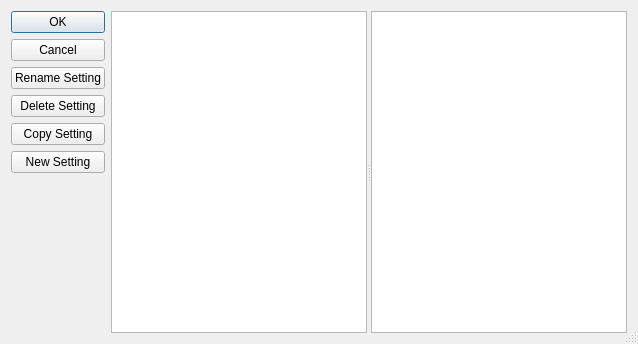
<?xml version="1.0" encoding="UTF-8"?>
<ui version="4.0">
 <class>TSettingsEditDlg</class>
 <widget class="QDialog" name="TSettingsEditDlg">
  <property name="geometry">
   <rect>
    <x>0</x>
    <y>0</y>
    <width>627</width>
    <height>344</height>
   </rect>
  </property>
  <property name="sizePolicy">
   <sizepolicy hsizetype="MinimumExpanding" vsizetype="MinimumExpanding">
    <horstretch>0</horstretch>
    <verstretch>0</verstretch>
   </sizepolicy>
  </property>
  <property name="windowTitle">
   <string>Settings Editor</string>
  </property>
  <property name="sizeGripEnabled">
   <bool>true</bool>
  </property>
  <layout class="QHBoxLayout" name="horizontalLayout">
   <item>
    <layout class="QVBoxLayout" name="verticalLayout">
     <item>
      <widget class="QPushButton" name="OKButton">
       <property name="text">
        <string>OK</string>
       </property>
       <property name="default">
        <bool>true</bool>
       </property>
      </widget>
     </item>
     <item>
      <widget class="QPushButton" name="CancelButton">
       <property name="text">
        <string>Cancel</string>
       </property>
      </widget>
     </item>
     <item>
      <widget class="QPushButton" name="renameButton">
       <property name="text">
        <string>Rename Setting</string>
       </property>
      </widget>
     </item>
     <item>
      <widget class="QPushButton" name="DeleteButton">
       <property name="text">
        <string>Delete Setting</string>
       </property>
      </widget>
     </item>
     <item>
      <widget class="QPushButton" name="CopyButton">
       <property name="text">
        <string>Copy Setting</string>
       </property>
      </widget>
     </item>
     <item>
      <widget class="QPushButton" name="NewSectionButton">
       <property name="text">
        <string>New Setting</string>
       </property>
      </widget>
     </item>
     <item>
      <spacer name="verticalSpacer">
       <property name="orientation">
        <enum>Qt::Vertical</enum>
       </property>
       <property name="sizeHint" stdset="0">
        <size>
         <width>20</width>
         <height>40</height>
        </size>
       </property>
      </spacer>
     </item>
    </layout>
   </item>
   <item>
    <widget class="MinosSplitter" name="splitter">
     <property name="orientation">
      <enum>Qt::Horizontal</enum>
     </property>
     <property name="childrenCollapsible">
      <bool>false</bool>
     </property>
     <widget class="QListWidget" name="SectionsList">
      <property name="sizePolicy">
       <sizepolicy hsizetype="MinimumExpanding" vsizetype="MinimumExpanding">
        <horstretch>2</horstretch>
        <verstretch>0</verstretch>
       </sizepolicy>
      </property>
      <property name="alternatingRowColors">
       <bool>true</bool>
      </property>
      <property name="resizeMode">
       <enum>QListView::Fixed</enum>
      </property>
      <property name="sortingEnabled">
       <bool>false</bool>
      </property>
     </widget>
     <widget class="QTableWidget" name="OptionsTable">
      <property name="sizePolicy">
       <sizepolicy hsizetype="MinimumExpanding" vsizetype="MinimumExpanding">
        <horstretch>4</horstretch>
        <verstretch>0</verstretch>
       </sizepolicy>
      </property>
      <property name="alternatingRowColors">
       <bool>true</bool>
      </property>
      <property name="selectionMode">
       <enum>QAbstractItemView::SingleSelection</enum>
      </property>
      <property name="selectionBehavior">
       <enum>QAbstractItemView::SelectRows</enum>
      </property>
      <property name="cornerButtonEnabled">
       <bool>false</bool>
      </property>
      <attribute name="horizontalHeaderVisible">
       <bool>false</bool>
      </attribute>
      <attribute name="horizontalHeaderStretchLastSection">
       <bool>true</bool>
      </attribute>
     </widget>
    </widget>
   </item>
  </layout>
 </widget>
 <customwidgets>
  <customwidget>
   <class>MinosSplitter</class>
   <extends>QSplitter</extends>
   <header>minossplitter.h</header>
   <container>1</container>
  </customwidget>
 </customwidgets>
 <resources/>
 <connections/>
</ui>
